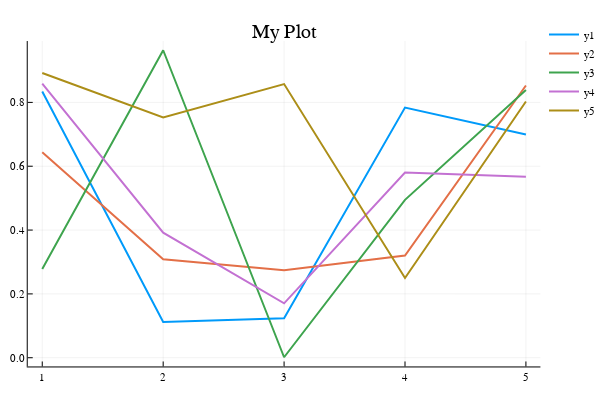

Notebook code cell kept with this figure:
### Markdown cell above
#### Plotly

### Code cell
plotly() 
plot(rand(5,5),linewidth=2,title="My Plot")

### Figure 1 — Plotly figure (JSON) as saved in the notebook; plotly's stock layout.template omitted (floating-point values rounded to 4 significant figures)
{"data": [{"colorbar": {"title": ""}, "hoverinfo": "text", "legendgroup": "y1", "line": {"color": "rgba(0, 154, 250, 1.000)", "dash": "solid", "shape": "linear", "width": 2}, "mode": "lines", "name": "y1", "showlegend": true, "text": [null, null, null, null, null], "type": "scatter", "x": [1, 2, 3, 4, 5], "xaxis": "x1", "y": [0.834, 0.1118, 0.1238, 0.7837, 0.6994], "yaxis": "y1", "zmax": 0.1, "zmin": -0.1}, {"colorbar": {"title": ""}, "hoverinfo": "text", "legendgroup": "y2", "line": {"color": "rgba(227, 111, 71, 1.000)", "dash": "solid", "shape": "linear", "width": 2}, "mode": "lines", "name": "y2", "showlegend": true, "text": [null, null, null, null, null], "type": "scatter", "x": [1, 2, 3, 4, 5], "xaxis": "x1", "y": [0.644, 0.3084, 0.274, 0.3201, 0.8531], "yaxis": "y1", "zmax": 0.1, "zmin": -0.1}, {"colorbar": {"title": ""}, "hoverinfo": "text", "legendgroup": "y3", "line": {"color": "rgba(62, 164, 78, 1.000)", "dash": "solid", "shape": "linear", "width": 2}, "mode": "lines", "name": "y3", "showlegend": true, "text": [null, null, null, null, null], "type": "scatter", "x": [1, 2, 3, 4, 5], "xaxis": "x1", "y": [0.2782, 0.9634, 0.001504, 0.4946, 0.8388], "yaxis": "y1", "zmax": 0.1, "zmin": -0.1}, {"colorbar": {"title": ""}, "hoverinfo": "text", "legendgroup": "y4", "line": {"color": "rgba(195, 113, 210, 1.000)", "dash": "solid", "shape": "linear", "width": 2}, "mode": "lines", "name": "y4", "showlegend": true, "text": [null, null, null, null, null], "type": "scatter", "x": [1, 2, 3, 4, 5], "xaxis": "x1", "y": [0.8585, 0.3916, 0.1704, 0.58, 0.5673], "yaxis": "y1", "zmax": 0.1, "zmin": -0.1}, {"colorbar": {"title": ""}, "hoverinfo": "text", "legendgroup": "y5", "line": {"color": "rgba(172, 142, 24, 1.000)", "dash": "solid", "shape": "linear", "width": 2}, "mode": "lines", "name": "y5", "showlegend": true, "text": [null, null, null, null, null], "type": "scatter", "x": [1, 2, 3, 4, 5], "xaxis": "x1", "y": [0.8922, 0.753, 0.8575, 0.2499, 0.8026], "yaxis": "y1", "zmax": 0.1, "zmin": -0.1}], "layout": {"annotations": [{"font": {"color": "rgba(0, 0, 0, 1.000)", "family": "sans-serif", "size": 20}, "rotation": 0, "showarrow": false, "text": "My Plot", "x": 0.5222, "xanchor": "center", "xref": "paper", "y": 1, "yanchor": "top", "yref": "paper"}], "height": 400, "legend": {"bgcolor": "rgba(255, 255, 255, 1.000)", "bordercolor": "rgba(0, 0, 0, 1.000)", "font": {"color": "rgba(0, 0, 0, 1.000)", "family": "sans-serif", "size": 11}, "tracegroupgap": 0, "x": 1, "y": 1}, "margin": {"b": 20, "l": 0, "r": 0, "t": 20}, "paper_bgcolor": "rgba(255, 255, 255, 1.000)", "plot_bgcolor": "rgba(255, 255, 255, 1.000)", "showlegend": true, "width": 600, "xaxis": {"anchor": "y1", "domain": [0.05101, 0.9934], "gridcolor": "rgba(0, 0, 0, 0.100)", "gridwidth": 0.5, "linecolor": "rgba(0, 0, 0, 1.000)", "mirror": false, "range": [0.88, 5.12], "showgrid": true, "showline": true, "showticklabels": true, "tickangle": 0, "tickcolor": "rgb(0, 0, 0)", "tickfont": {"color": "rgba(0, 0, 0, 1.000)", "family": "sans-serif", "size": 11}, "tickmode": "array", "ticks": "inside", "ticktext": ["1", "2", "3", "4", "5"], "tickvals": [1, 2, 3, 4, 5], "title": "", "titlefont": {"color": "rgba(0, 0, 0, 1.000)", "family": "sans-serif", "size": 15}, "type": "-", "visible": true, "zeroline": false, "zerolinecolor": "rgba(0, 0, 0, 1.000)"}, "yaxis": {"anchor": "x1", "domain": [0.03762, 0.9415], "gridcolor": "rgba(0, 0, 0, 0.100)", "gridwidth": 0.5, "linecolor": "rgba(0, 0, 0, 1.000)", "mirror": false, "range": [-0.02735, 0.9922], "showgrid": true, "showline": true, "showticklabels": true, "tickangle": 0, "tickcolor": "rgb(0, 0, 0)", "tickfont": {"color": "rgba(0, 0, 0, 1.000)", "family": "sans-serif", "size": 11}, "tickmode": "array", "ticks": "inside", "ticktext": ["0.0", "0.2", "0.4", "0.6", "0.8"], "tickvals": [0, 0.2, 0.4, 0.6, 0.8], "title": "", "titlefont": {"color": "rgba(0, 0, 0, 1.000)", "family": "sans-serif", "size": 15}, "type": "-", "visible": true, "zeroline": false, "zerolinecolor": "rgba(0, 0, 0, 1.000)"}}}
